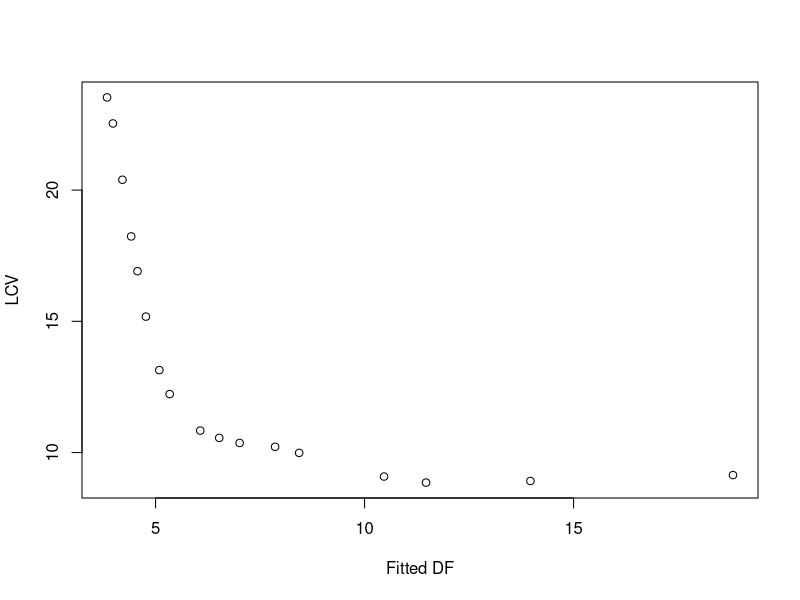

Reproduce this figure in R.
library(locfit)


### Name: lcvplot
### Title: Compute the likelihood cross-validation plot.
### Aliases: lcvplot
### Keywords: htest

### ** Examples

data(ethanol)
plot(lcvplot(NOx~E,data=ethanol,alpha=seq(0.2,1.0,by=0.05)))
